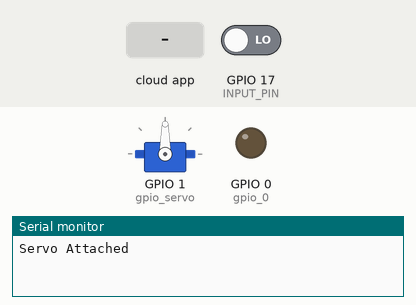
Simulated run of this sketch. Board: ESP32. Shown: servo, output pins drawn as LEDs (lit = HIGH), the last lines printed to the serial monitor. Inputs (shaded band) come from the test bench; at power-on: GPIO 17 (INPUT_PIN) LOW. WiFi joins after 1.5 s; servers stay silent unless stated.

Above: at 1.3 s.
1.4 s: GPIO 17 (INPUT_PIN) driven HIGH
3.3 s: the phone or cloud app sets Servo to 0
At 4.5 s:
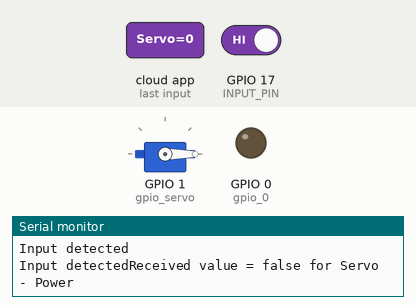
5.2 s: the phone or cloud app sets Servo to 1
6.7 s: GPIO 17 (INPUT_PIN) driven LOW
At 8.86 s:
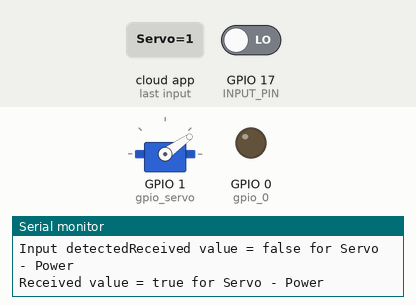
Timing chart, 0 to 10.5 s (numbered marks = the images above; inputs shaded):
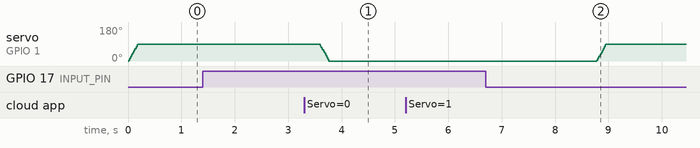

The sketch:

door_lock.ino
```cpp
// This example demonstrates the ESP RainMaker with a standard Switch device.
#include "RMaker.h"
#include "WiFi.h"
#include "WiFiProv.h"
#include "AppInsights.h"
#include <ESP32Servo.h>

#define DEFAULT_POWER_MODE true
const char *service_name = "PROV_1234";
const char *pop = "abcd1234";

// GPIO for push button, virtual device and light sensor
static int gpio_0 = 0;
static int gpio_servo = 1;
#define LIGHT_SENSOR_PIN 6
#define INPUT_PIN 17

/* Variable for reading pin status*/
bool switch_state = true; //true: Unlocked, false: Locked
Servo my_servo;

// The framework provides some standard device types like switch, lightbulb,
// fan, temperaturesensor.
static Switch *my_switch = NULL;
//static Device *my_ldr = NULL;

void sysProvEvent(arduino_event_t *sys_event)
{
    switch (sys_event->event_id) {
    case ARDUINO_EVENT_PROV_START:
        Serial.printf("\nProvisioning Started with name \"%s\" and PoP \"%s\" on BLE\n",
                      service_name, pop);
        printQR(service_name, pop, "ble");
        break;
    case ARDUINO_EVENT_PROV_INIT:
        wifi_prov_mgr_disable_auto_stop(10000);
        break;
    case ARDUINO_EVENT_PROV_CRED_SUCCESS:
        wifi_prov_mgr_stop_provisioning();
        break;
    default:;
    }
}

void write_callback(Device *device, Param *param, const param_val_t val,
                    void *priv_data, write_ctx_t *ctx)
{
  //Create a servo component
  //Code out its functionality (states: unlocked, locked)
  //
    const char *device_name = device->getDeviceName();
    const char *param_name = param->getParamName();

    if (strcmp(param_name, "Power") == 0) {
        Serial.printf("Received value = %s for %s - %s\n",
                      val.val.b ? "true" : "false", device_name, param_name);
        switch_state = val.val.b;
        (switch_state == false) ? lock()
        : unlock();
        param->updateAndReport(val);
    }
}

//initialise counter
int i = 0;

void setup()
{
    Serial.begin(115200);
    pinMode(gpio_0, OUTPUT);
    digitalWrite(gpio_0, LOW);
    pinMode(INPUT_PIN, INPUT);
    my_servo.attach(gpio_servo);
    // pinMode(gpio_servo, OUTPUT);
    Serial.println("Servo Attached");
    lock();
    // digitalWrite(gpio_servo, DEFAULT_POWER_MODE);

    Node my_node;
    my_node = RMaker.initNode("ESP RainMaker Node");

    // Initialize switch device
    my_switch = new Switch("Servo", &gpio_servo);
    if (!my_switch) {
        return;
    }

    // int ldrValue = map(analogRead(LIGHT_SENSOR_PIN),0,4095,0,100);

    // Initialize LDR
    // my_ldr = new Device("Light Sensor", ESP_RMAKER_DEVICE_TEMP_SENSOR, NULL);
    // if (!my_ldr) {
    //     return;
    // }

    //Create custom light sensor
    // my_ldr->addNameParam();
    // my_ldr->assignPrimaryParam(my_ldr->getParamByName(ESP_RMAKER_DEF_POWER_NAME));

    // Param brightness("Brightness", ESP_RMAKER_PARAM_TEMPERATURE, value(ldrValue), PROP_FLAG_READ | PROP_FLAG_TIME_SERIES);
    // my_ldr->addParam(brightness);

    // Standard switch device
    my_switch->addCb(write_callback);

    // Add switch device to the node
    my_node.addDevice(*my_switch);
    // my_node.addDevice(*my_ldr);

    // This is optional
    RMaker.enableOTA(OTA_USING_TOPICS);
    // If you want to enable scheduling, set time zone for your region using
    // setTimeZone(). The list of available values are provided here
    // https://rainmaker.espressif.com/docs/time-service.html
    RMaker.setTimeZone("Asia/Shanghai");
    //  Alternatively, enable the Timezone service and let the phone apps set the
    //  appropriate timezone
    RMaker.enableTZService();

    RMaker.enableSchedule();

    RMaker.enableScenes();
    // Enable ESP Insights. Insteads of using the default http transport, this function will
    // reuse the existing MQTT connection of Rainmaker, thereby saving memory space.
    //initAppInsights();

    RMaker.enableSystemService(SYSTEM_SERV_FLAGS_ALL, 2, 2, 2);

    RMaker.start();

    WiFi.onEvent(sysProvEvent);
    WiFiProv.beginProvision(WIFI_PROV_SCHEME_BLE, WIFI_PROV_SCHEME_HANDLER_FREE_BTDM,
                            WIFI_PROV_SECURITY_1, pop, service_name);
}


void lock() {
  for (int pos = 0; pos <= 90; pos += 5) { // goes from 0 degrees to 180 degrees

    // in steps of 1 degree

    my_servo.write(pos);              // tell servo to go to position in variable 'pos'

    delay(10);                       // waits 15ms for the servo to reach the position

  }

}

void unlock() {
  for (int pos = 90; pos >= 0; pos -= 5) { // goes from 180 degrees to 0 degrees

    my_servo.write(pos);              // tell servo to go to position in variable 'pos'

    delay(10);                       // waits 15ms for the servo to reach the position

  }
}

void loop()
{
  if (digitalRead(INPUT_PIN) == HIGH) {
    Serial.println("Input detected");
    if (!switch_state) { //true: Unlocked, false: Locked
      switch_state = !switch_state;
      if (my_switch) {
        my_switch->updateAndReportParam(ESP_RMAKER_DEF_POWER_NAME, switch_state);
      }
      (switch_state == false) ? lock() : unlock();

      delay(5000);

      switch_state = !switch_state;
      if (my_switch) {
        my_switch->updateAndReportParam(ESP_RMAKER_DEF_POWER_NAME, switch_state);
      }
      (switch_state == false) ? lock() : unlock();
    }
    //(switch_state == false) ? digitalWrite(gpio_0, HIGH) : digitalWrite(gpio_0, LOW);
  }
}
```

Measured:
- after the input at 3.3 s, servo on GPIO 1 (gpio_servo): moves from 90° to 0° over 0.16 s, starting after 0.30 s
- after the input at 6.7 s, servo on GPIO 1 (gpio_servo): goes on until 9.0 s, then stays 90°
